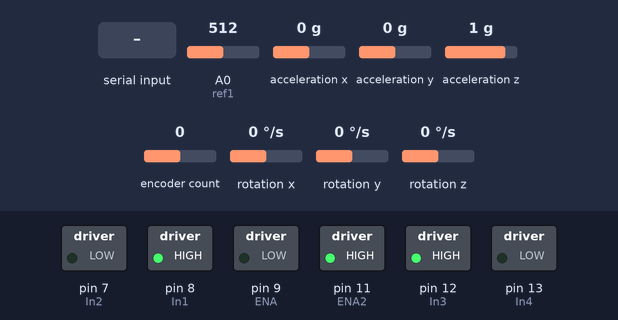
Bench run of a sketch on a simulated Arduino Uno, built with avr-gcc and run on an emulated ATmega328P. Shown: switched loads named in the sketch (green lamp = pin HIGH). The test bench sets the inputs (shaded band); at power-on: encoder count 0, A0 (ref1) = 512, acceleration x 0 g, acceleration y 0 g, acceleration z 1 g, rotation x 0 °/s, rotation y 0 °/s, rotation z 0 °/s.

Above: at 1.2 s.
1.3 s: encoder count set to 1
At 2.1 s:
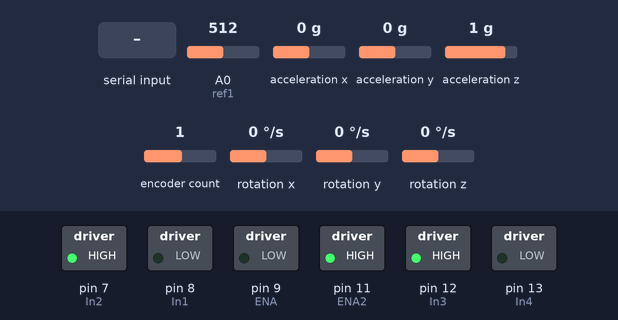
2.8 s: A0 (ref1) set to 902
4.3 s: A0 (ref1) set to 924
At 4.6 s:
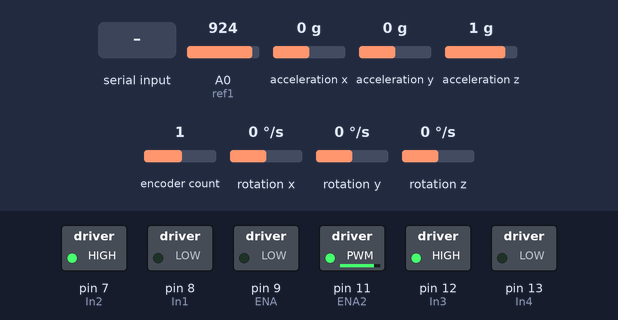
5.8 s: "<90,45,200>" received over Serial
At 7.0 s:
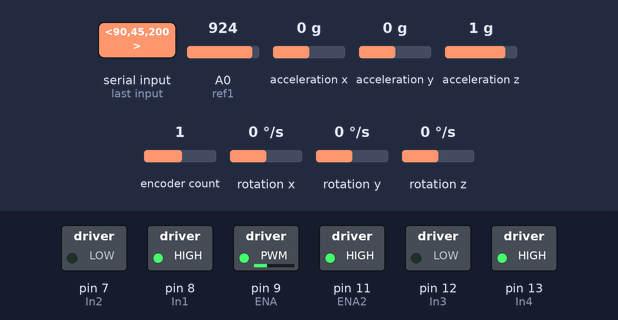
7.3 s: "<5000>" received over Serial
At 8.5 s:
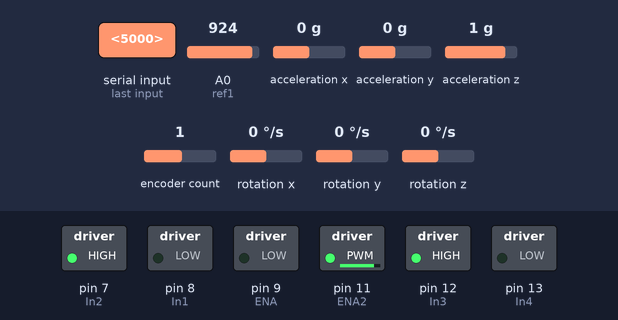
Timing chart, 0 to 9.8 s (numbered marks = the images above; inputs shaded):
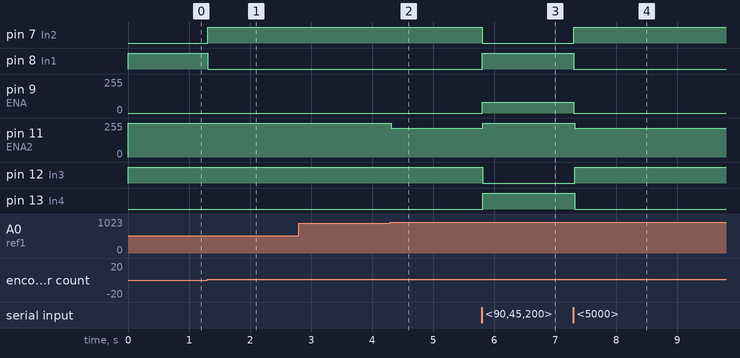

The sketch:

PitchYaw_v11.ino
```cpp
// LIBRARIES
 #include <Encoder.h>
 #include <PID_v1.h>
 #include <Wire.h>
 #include <MPU6050.h>

 MPU6050 mpu;

 int In1= 8;// Pin 7(Uno) is connected to the motor controller In1 pin
 int In2 = 7;// Pin 8(Uno) is connected to the motor controller In2 pin
 int ENA = 9;// Pin 5(Uno) is connected to the motor controller ENA pin

//***YAW MOTOR VARIABLES
 int angle = 0;
 int Stop = 0;
 int oldposition = 0;
 int Barrier = 7000;

 long EncoderCount = 0;
 int Dir;
 int Yaw_Speed = 0;
 int Yaw_PWM;
 double Setpoint_2;
 double Input_2;
 double Output_2;

 int Num_Pixels = 3280;

 int Disparity;

 Encoder myEnc(2,3);//2 - Bro<wn; 3 - Orange , also power red out1 black out2
 PID myPID_Yaw(&Input_2, &Output_2, &Setpoint_2,0.02,0,0,DIRECT);

//***SERIAL COMMUNICATION VARIABLES
 const byte numChars = 32;
 char receivedChars[numChars];
 boolean newData = false;
 int dataNumber = 0;
 char tempChars[numChars];


//***PITCH MOTOR CONTROL PINS
 int In3= 12;// Pin 7(Uno) is connected to the motor controller In1 pin
 int In4 = 13;// Pin 8(Uno) is connected to the motor controller In2 pin
 int ENA2 = 11;// Pin 5(Uno) is connected to the motor controller ENA pin
 int ref1 = A0;//Pin A0(Uno) is connected to the linear actuator position signal(blue)

 int Cposition;
 int Pitch_Angle;

 int desiredpos;
 int Speed;

//***PID VARIABLES
 double Setpoint;
 double Input;
 double Output;

 //With these tuning factors, can step through 0-40 in 1 degreee increments
 PID myPID(&Input, &Output, &Setpoint,5,0,0,DIRECT);

//***ACCELEROMETER VARIABLES
 long accelX, accelY, accelZ;
 float gForceX, gForceY, gForceZ;
 int i = 0;
 int sum = 0;
 int offset = 0; //offset angle

 unsigned long Accel_Get_Interval = 3000;
 unsigned long Prev_Accel_Time;
 unsigned long Pot_Get_Interval = 1000;
 unsigned long Prev_Pot_Time;

//***Timing
 long displayInterval = 2000;
 long prevDisplayMillis = 0;

 float Counts_to_Move;

 // Need to account for Gear ratio
 float Gear_Ratio = 2.1;
 float EncoderCounts_per_Pixel = ((17700.624)/(360))*((62.2)/(Num_Pixels))*Gear_Ratio;


void setup() {
//Time = millis();
//***OUTPUT PINS
//*******Yaw motor output pins
  pinMode(In1,OUTPUT);// Pin 7 is an output
  pinMode(In2,OUTPUT);// Pin 8 is an output
  pinMode(ENA,OUTPUT);// Pin 5 is an output

//*******Pitch motor output pins
  pinMode(In3,OUTPUT);// Pin 7 is an output
  pinMode(In4,OUTPUT);// Pin 8 is an output
  pinMode(ENA2,OUTPUT);// Pin 5 is an output

//***INPUT PINS
//*******Pitch motor input pin
  pinMode(ref1,INPUT); //pin A0 is an input

//***SERIAL COMMUNICATIONS
    Serial.begin(115200);
//    Serial.println("This demo expects 2 pieces of data - Motor 1 Speed, Motor 2 Speed");
//    Serial.println("Enter data in this style <2000,3000>  ");
//    Serial.println();


//***YAW MOTOR COUNTER-CLOCKWISE ROTATION INITIALIZATION
  digitalWrite(In1,HIGH);// Clockwise rotation of the motor, Pin 7 outputing HIGH and pin 8 outputing LOW
  digitalWrite(In2,LOW);

  myPID.SetMode(AUTOMATIC);
  myPID.SetSampleTime(50);
  myPID.SetOutputLimits(-255,255);

  myPID_Yaw.SetMode(AUTOMATIC);
  myPID_Yaw.SetSampleTime(10);
  myPID_Yaw.SetOutputLimits(-255,255);

//  Time = millis();
 while(!mpu.begin(MPU6050_SCALE_2000DPS, MPU6050_RANGE_2G))
  {
//    Serial.println("Could not find a valid MPU6050 sensor, check wiring!");
    delay(100);
  }
}


void loop() {
//*** SERIAL COMMUNICATION (turning serial input into integer)
  //Serial.println("beginning of loop");

  recvWithStartEndMarkers();

  if (newData == true)
  {
    strcpy(tempChars, receivedChars);
    parseData();
    newData = false;
  }

//   Serial.println("data has been split");

// if (Yaw_Speed <= 255)
// {
//  yawMotor();
// }
//
// else if (Yaw_Speed == 300)
// {
//  Reset();
// }


 if (Disparity <= 4999)
 {
  yawMotorPID();
 }

 else if (Disparity == 5000)
 {
  Reset();
 }


  if ((millis() - Prev_Accel_Time) >= Accel_Get_Interval){
    accelerometerData();
    Prev_Accel_Time = millis();
  }


  pitchMotor();

}


void recvWithStartEndMarkers() {
    static boolean recvInProgress = false;
    static byte ndx = 0;
    char startMarker = '<';
    char endMarker = '>';
    char rc;
    while (Serial.available() > 0 && newData == false) {
        rc = Serial.read();
        if (recvInProgress == true) {
            if (rc != endMarker) {
                receivedChars[ndx] = rc;
                ndx++;
                if (ndx >= numChars) {
                    ndx = numChars - 1;}}
            else {
                receivedChars[ndx] = '\0'; // terminate the string
                recvInProgress = false;
                ndx = 0;
                newData = true;}}
        else if (rc == startMarker) {
            recvInProgress = true;}}}


void parseData() {      // split the data into its parts

    char * strtokIndx; // this is used by strtok() as an index

//    strtokIndx = strtok(tempChars,",");// get the first part - the string
//    Yaw_Speed = atoi(strtokIndx);     // convert this part to an integer

    strtokIndx = strtok(tempChars,",");// get the first part - the string
    Disparity = atoi(strtokIndx);     // convert this part to an integer

    strtokIndx = strtok(NULL, ","); // this continues where the previous call left off
    Pitch_Angle = atoi(strtokIndx);     // convert this part to an integer

    if (Disparity <= 4999){

      // "+" or "-" determines direction of rotation
        Setpoint_2 = (myEnc.read()) + (Disparity)*(EncoderCounts_per_Pixel);
//        Serial.print("Setpoint 2 = ");
//        Serial.println(Setpoint_2);
    }


//*** PITCH and YAW INPUTS DEFINED FROM PI (Yaw_Speed, Pitch_Angle)
//    Serial.print("Yaw Speed : ");
//    Serial.println(Yaw_Speed);
//    Serial.print("Pitch Angle : ");
//    Serial.println(Pitch_Angle);
//    Serial.println();
}


void yawMotor(){
 //********* YAW SECTION
     EncoderCount = (myEnc.read());// number of countable events seen\

//     int player_angle = EncoderCount/ ((2.96011)*(49.1684)); // players angle from orgin (zero position)

 //*** DIRECTION OF YAW
     if (Yaw_Speed > 0){
         digitalWrite(In1,HIGH);// Clockwise rotation of the motor, Pin 7 outputing HIGH and pin 8 outputing LOW
         digitalWrite(In2,LOW);
         Dir = 0;
     }
     if (Yaw_Speed < 0){
         digitalWrite(In1,LOW);// Counter-Clockwise rotation of the motor, Pin 7 outputing HIGH and pin 8 outputing LOW
         digitalWrite(In2,HIGH);
         Dir = 1;
     }

     if (abs(EncoderCount) < Barrier) {

     //*** SPEED OF YAW
         Speed = abs(Yaw_Speed);
         analogWrite(ENA,Speed);
     }

     else if (EncoderCount >= Barrier){
      if(Dir == 0){
//        Speed = 0;
        analogWrite(ENA,Stop);
      }
      else{
        analogWrite(ENA,Yaw_Speed);
      }
     }

     else if (EncoderCount <= -Barrier){
      if(Dir == 1){
//        Speed = 0;
        analogWrite(ENA,Stop);
      }
      else{
        analogWrite(ENA,Yaw_Speed);
      }
     }

}


void yawMotorPID(){

 //********* YAW SECTION
    EncoderCount = (myEnc.read());// number of countable events seen
    Input_2 = EncoderCount;
    myPID_Yaw.Compute();

//********ROTATION AMOUNT FROM RIGHT OF CENTRE POSITION->EncoderCount=0 (CLOCKWISE ROTATION )
        if (Output_2 >= 0)
        {

           digitalWrite(In1,HIGH);// Pin 7 outputing HIGH and pin 8 outputing LOW
           digitalWrite(In2,LOW);
           Dir = 0;
           Yaw_PWM = map(Output_2, 0, 255, 80 , 255);

           if (Yaw_PWM <= 80){
           Yaw_PWM = 0;
           }

        }


//********ROTATION AMOUNT FROM LEFT OF CENTRE POSITION->EncoderCount=0 (COUNTER-CLOCKWISE ROTATION )
        if (Output_2 < 0)
        {

           digitalWrite(In1,LOW);// Pin 7 outputing HIGH and pin 8 outputing LOW
           digitalWrite(In2,HIGH);
           Dir = 1;
           Yaw_PWM = map(Output_2, 0, -255, 80 , 255);

           if (Yaw_PWM <= 80){
           Yaw_PWM = 0;
           }

        }

     if (abs(EncoderCount) < Barrier) {

         analogWrite(ENA,Yaw_PWM);
     }

     else if (EncoderCount >= Barrier){
      if(Dir == 0){
        analogWrite(ENA,Stop);
      }
      else{
        analogWrite(ENA,Yaw_PWM);
      }
     }

     else if (EncoderCount <= -Barrier){
      if(Dir == 1){
        analogWrite(ENA,Stop);
      }
      else{
        analogWrite(ENA,Yaw_PWM);
      }
     }


}


 void Reset()
 {
//*** RESET FUNCTION

     EncoderCount = (myEnc.read());
     Input_2 = EncoderCount;
     Setpoint_2 = 0;
     myPID_Yaw.Compute();


//********ROTATION AMOUNT FROM RIGHT OF CENTRE POSITION->EncoderCount=0 (CLOCKWISE ROTATION )
        if (Output_2 >= 0)
        {

           digitalWrite(In1,HIGH);
           digitalWrite(In2,LOW);
           Dir = 0;
           Yaw_PWM = map(Output_2, 0, 255, 80 , 255);
           if (Yaw_PWM <= 80){
           Yaw_PWM = 0;
           }
//           analogWrite(ENA,Yaw_PWM);//initialize speed
        }


//********ROTATION AMOUNT FROM LEFT OF CENTRE POSITION->EncoderCount=0 (COUNTER-CLOCKWISE ROTATION )
        if (Output_2 < 0)
        {

           digitalWrite(In1,LOW);
           digitalWrite(In2,HIGH);
           Dir = 1;
           Yaw_PWM = map(Output_2, 0, -255, 80 , 255);
           if (Yaw_PWM <= 80){
           Yaw_PWM = 0;
           }
//           analogWrite(ENA,Yaw_PWM);//initialize speed
        }

     if (abs(EncoderCount) < Barrier) {

         analogWrite(ENA,Yaw_PWM);
     }

     else if (EncoderCount >= Barrier){
      if(Dir == 0){
        analogWrite(ENA,Stop);
      }
      else{
        analogWrite(ENA,Yaw_PWM);
      }
     }

     else if (EncoderCount <= -Barrier){
      if(Dir == 1){
        analogWrite(ENA,Stop);
      }
      else{
        analogWrite(ENA,Yaw_PWM);
      }
     }

 }


void pitchMotor()
{
 //*********PITCH SECTION
 //***ANGLE DEFINED
 //*** potentiometer value of the desired position for a given Pitch_Angle

 //Max value = 967
 //Min value = 39
     int desiredpos = 967.00 - 928.00*((Pitch_Angle - offset)/45.00);
 //*** current position of the pitch (potentiometer reading)
     Cposition = analogRead(ref1);

//    if ((millis() - Prev_Pot_Time) >= Pot_Get_Interval){
//       Serial.println(Cposition);
//       Prev_Pot_Time = millis();
//    }


     Setpoint = desiredpos;
     Input = Cposition;

      myPID.Compute();


//***DIRECTION OF PITCH
     if (Output <= 0) // IF Current position is lower than desired position then lin_act needs to extend
     {
      digitalWrite(In3,LOW);// retact, Pin 7 outputing HIGH and pin 8 outputing LOW
      digitalWrite(In4,HIGH);

     Speed = map(Output, 0, -255, 0 , 255);
      if (Speed <= 40){
      Speed = 0;
      }

      analogWrite(ENA2,Speed);
//      Serial.println("retracting");
     }

     else if (Output > 0) // IF Current position is higher than desired position then lin_act needs to retract
     {
      digitalWrite(In3,HIGH);// extend, Pin 7 outputing HIGH and pin 8 outputing LOW
      digitalWrite(In4,LOW);

      Speed = map(Output, 0, 255, 0 , 255);
      if (Speed <= 40){
      Speed = 0;
      }

      analogWrite(ENA2,Speed);

     }


 }


void accelerometerData()
 {
  // Read normalized values
  Vector normAccel = mpu.readNormalizeAccel();

  // Calculate Pitch & Roll
  int offset = -(atan2(normAccel.XAxis, sqrt(normAccel.YAxis*normAccel.YAxis + normAccel.ZAxis*normAccel.ZAxis))*180.0)/M_PI;
//  int roll = (atan2(normAccel.YAxis, normAccel.ZAxis)*180.0)/M_PI;

  // Output
//  Serial.print(" Pitch = ");
//  Serial.print(offset);
//  Serial.print(" Roll = ");
//  Serial.print(roll);

//  Serial.println();

  delay(10);
}
```

Measured:
- after the input at 1.3 s, pin 7 (In2): LOW → HIGH at once; pin 8 (In1): HIGH → LOW at once
- after the input at 2.8 s, every drawn part: stays the same
- after the input at 4.3 s, pin 11 (ENA2): 255/255 → 215/255 at once
- after the input at 5.8 s, pin 7 (In2), pin 12 (In3): HIGH → LOW at once; pin 8 (In1), pin 13 (In4): LOW → HIGH at once; pin 9 (ENA): 0/255 → 82/255 at once; pin 11 (ENA2): 215/255 → 255/255 at once
- after the input at 7.3 s, pin 7 (In2), pin 12 (In3): LOW → HIGH at once; pin 8 (In1), pin 13 (In4): HIGH → LOW at once; pin 9 (ENA): 82/255 → 0/255 at once; pin 11 (ENA2): 255/255 → 215/255 at once
